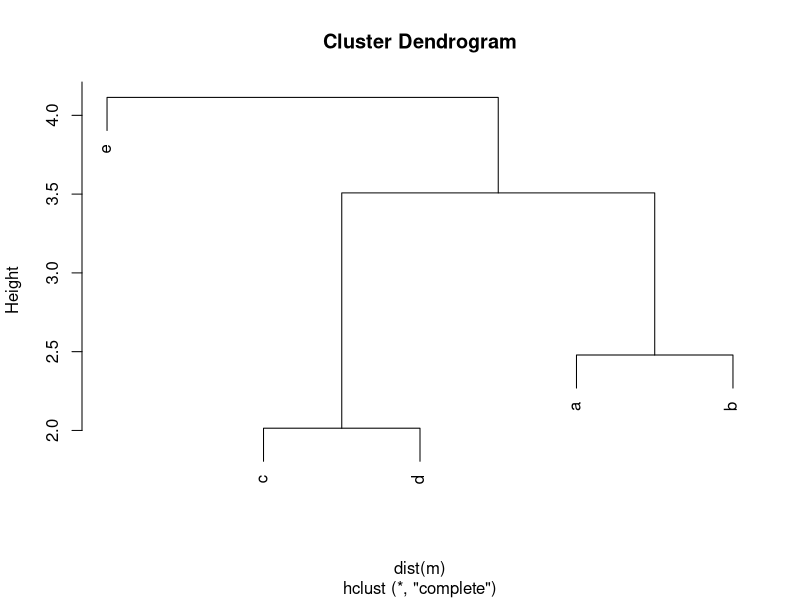
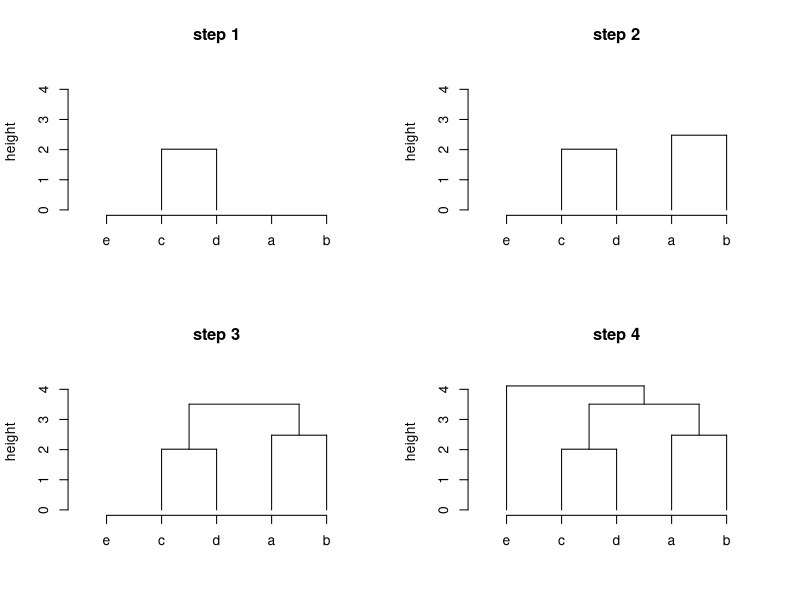
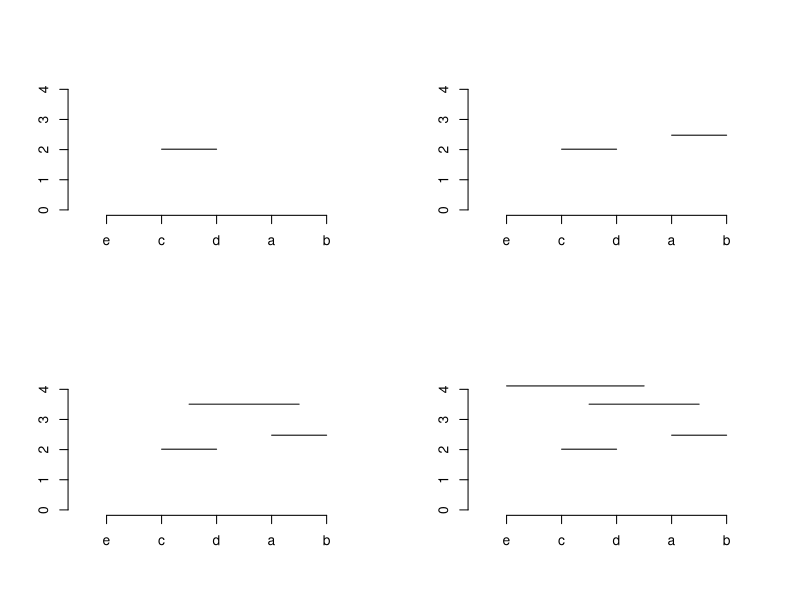
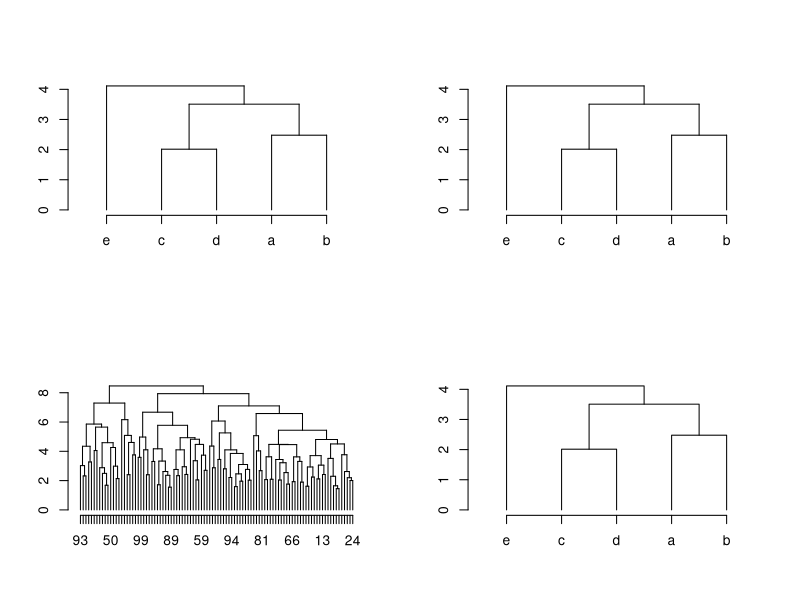
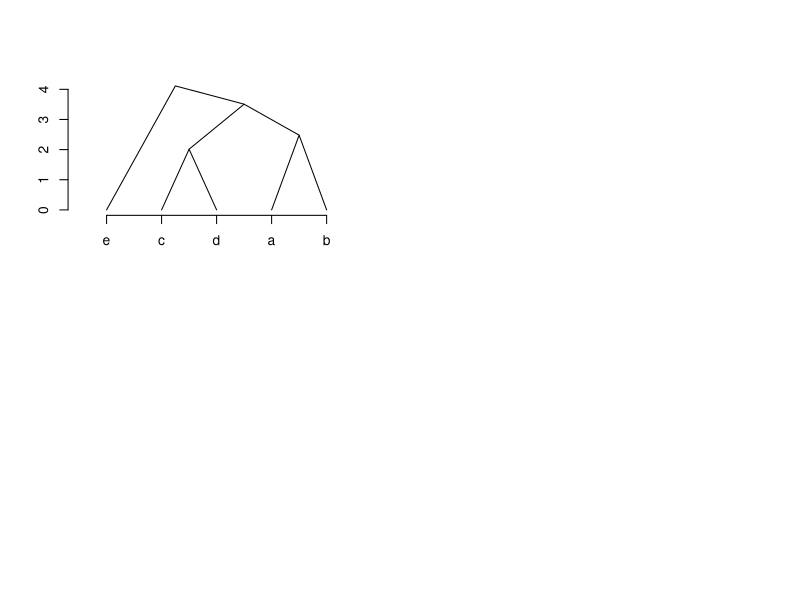

Reproduce these figures in R, in order.
## ---- chunk 1
library(knitr)
knitr::opts_chunk$set(
    error = FALSE,
    tidy  = FALSE,
    message = FALSE,
    warning = FALSE,
    fig.width = 5,
    fig.height = 5,
    fig.align = "center"
)
options("width" = 100)
## ---- chunk 2
set.seed(123456)
m = matrix(rnorm(25), 5)
rownames(m) = letters[1:5]
hc = hclust(dist(m))
## ---- chunk 3
hc
## ---- chunk 4
plot(hc)
## ---- chunk 5
str(hc)
## ---- chunk 6
hc$labels
hc$order
## ---- chunk 7
hc$order
## ---- chunk 8
hc$labels[hc$order]
## ---- chunk 9
hc$merge
hc$height
## ---- chunk 10
par(mfrow = c(2, 2))
x = order(hc$order)
midpoint = numeric(nrow(hc$merge))
plot(NULL, xlim = c(0.5, 5.5), ylim = c(0, max(hc$height)*1.1), axes = FALSE, ann = FALSE)
segments(x[3], hc$height[1], x[4], hc$height[1]); midpoint[1] = (x[3]+x[4])/2
segments(x[3], 0, x[3], hc$height[1])
segments(x[4], 0, x[4], hc$height[1])
axis(side = 1, at = 1:5, labels = hc$labels[hc$order])
axis(side = 2)
title("step 1", ylab = "height")

plot(NULL, xlim = c(0.5, 5.5), ylim = c(0, max(hc$height)*1.1), axes = FALSE, ann = FALSE)
segments(x[3], hc$height[1], x[4], hc$height[1]); midpoint[1] = (x[3]+x[4])/2
segments(x[3], 0, x[3], hc$height[1])
segments(x[4], 0, x[4], hc$height[1])
segments(x[1], hc$height[2], x[2], hc$height[2]); midpoint[2] = (x[1]+x[2])/2
segments(x[1], 0, x[1], hc$height[2])
segments(x[2], 0, x[2], hc$height[2])
axis(side = 1, at = 1:5, labels = hc$labels[hc$order])
axis(side = 2)
title("step 2", ylab = "height")

plot(NULL, xlim = c(0.5, 5.5), ylim = c(0, max(hc$height)*1.1), axes = FALSE, ann = FALSE)
segments(x[3], hc$height[1], x[4], hc$height[1]); midpoint[1] = (x[3]+x[4])/2
segments(x[3], 0, x[3], hc$height[1])
segments(x[4], 0, x[4], hc$height[1])
segments(x[1], hc$height[2], x[2], hc$height[2]); midpoint[2] = (x[1]+x[2])/2
segments(x[1], 0, x[1], hc$height[2])
segments(x[2], 0, x[2], hc$height[2])
segments(midpoint[1], hc$height[3], midpoint[2], hc$height[3]); midpoint[3] = (midpoint[1] + midpoint[2])/2
segments(midpoint[1], hc$height[1], midpoint[1], hc$height[3])
segments(midpoint[2], hc$height[2], midpoint[2], hc$height[3])
axis(side = 1, at = 1:5, labels = hc$labels[hc$order])
axis(side = 2)
title("step 3", ylab = "height")

plot(NULL, xlim = c(0.5, 5.5), ylim = c(0, max(hc$height)*1.1), axes = FALSE, ann = FALSE)
segments(x[3], hc$height[1], x[4], hc$height[1]); midpoint[1] = (x[3]+x[4])/2
segments(x[3], 0, x[3], hc$height[1])
segments(x[4], 0, x[4], hc$height[1])
segments(x[1], hc$height[2], x[2], hc$height[2]); midpoint[2] = (x[1]+x[2])/2
segments(x[1], 0, x[1], hc$height[2])
segments(x[2], 0, x[2], hc$height[2])
segments(midpoint[1], hc$height[3], midpoint[2], hc$height[3]); midpoint[3] = (midpoint[1] + midpoint[2])/2
segments(midpoint[1], hc$height[1], midpoint[1], hc$height[3])
segments(midpoint[2], hc$height[2], midpoint[2], hc$height[3])
segments(x[5], hc$height[4], midpoint[3], hc$height[4]); midpoint[4] = (x[5] + midpoint[4])/2
segments(x[5], 0, x[5], hc$height[4])
segments(midpoint[3], hc$height[3], midpoint[3], hc$height[4])
axis(side = 1, at = 1:5, labels = hc$labels[hc$order])
axis(side = 2)
title("step 4", ylab = "height")
## ---- chunk 11
hc$merge
## ---- chunk 12
hc$labels[hc$order]
## ---- chunk 13
# 1:5 is the positions on x-axis
map = structure(1:5, names = hc$labels[hc$order])
# and we use the named vector to reorder into the original order
x = map[hc$labels]
x
## ---- chunk 14
x = order(hc$order)
x
## ---- chunk 15
plot(NULL, xlim = c(0.5, 5.5), ylim = c(0, max(hc$height)*1.1), axes = FALSE, ann = FALSE)
axis(side = 1, at = 1:5, labels = hc$labels[hc$order])
axis(side = 2)

# the first row in `merge` is '[1,]   -3   -4'
segments(x[3], hc$height[1], x[4], hc$height[1])
## ---- chunk 16
plot(NULL, xlim = c(0.5, 5.5), ylim = c(0, max(hc$height)*1.1), axes = FALSE, ann = FALSE)
axis(side = 1, at = 1:5, labels = hc$labels[hc$order])
axis(side = 2)

segments(x[3], hc$height[1], x[4], hc$height[1])
# the second row in `merge` is '[2,]   -1   -2'
segments(x[1], hc$height[2], x[2], hc$height[2])
## ---- chunk 17
plot(NULL, xlim = c(0.5, 5.5), ylim = c(0, max(hc$height)*1.1), axes = FALSE, ann = FALSE)
axis(side = 1, at = 1:5, labels = hc$labels[hc$order])
axis(side = 2)

segments(x[3], hc$height[1], x[4], hc$height[1])
segments(x[1], hc$height[2], x[2], hc$height[2])

midpoint = numeric(0)
midpoint[1] = (x[3]+x[4])/2
midpoint[2] = (x[1]+x[2])/2

# the third row in `merge` is '[3,]    1    2'
segments(midpoint[1], hc$height[3], midpoint[2], hc$height[3])
## ---- chunk 18
plot(NULL, xlim = c(0.5, 5.5), ylim = c(0, max(hc$height)*1.1), axes = FALSE, ann = FALSE)
axis(side = 1, at = 1:5, labels = hc$labels[hc$order])
axis(side = 2)

segments(x[3], hc$height[1], x[4], hc$height[1])
segments(x[1], hc$height[2], x[2], hc$height[2])

midpoint = numeric(0)
midpoint[1] = (x[3]+x[4])/2
midpoint[2] = (x[1]+x[2])/2

segments(midpoint[1], hc$height[3], midpoint[2], hc$height[3])

midpoint[3] = (midpoint[1] + midpoint[2])/2
# the third row in `merge` is '[4,]   -5    3'
segments(x[5], hc$height[4], midpoint[3], hc$height[4])
## ---- chunk 19
plot(NULL, xlim = c(0.5, 5.5), ylim = c(0, max(hc$height)*1.1), axes = FALSE, ann = FALSE)
axis(side = 1, at = 1:5, labels = hc$labels[hc$order])
axis(side = 2)

segments(x[3], hc$height[1], x[4], hc$height[1])
segments(x[3], 0, x[3], hc$height[1])
segments(x[4], 0, x[4], hc$height[1])

segments(x[1], hc$height[2], x[2], hc$height[2])
segments(x[1], 0, x[1], hc$height[2])
segments(x[2], 0, x[2], hc$height[2])

midpoint = numeric(0)
midpoint[1] = (x[3]+x[4])/2
midpoint[2] = (x[1]+x[2])/2

segments(midpoint[1], hc$height[3], midpoint[2], hc$height[3])
segments(midpoint[1], hc$height[3], midpoint[1], hc$height[1])
segments(midpoint[2], hc$height[3], midpoint[2], hc$height[2])

midpoint[3] = (midpoint[1] + midpoint[2])/2
segments(x[5], hc$height[4], midpoint[3], hc$height[4])
segments(midpoint[3], hc$height[4], midpoint[3], hc$height[3])
segments(x[5], 0, x[5], hc$height[4])
## ---- chunk 20
plot_hc = function(hc) {
    x = order(hc$order)
    nobs = length(x)

    if(length(hc$labels) == 0) {
        hc$labels = as.character(seq_along(hc$order))
    }

    plot(NULL, xlim = c(0.5, nobs + 0.5), ylim = c(0, max(hc$height)*1.1), axes = FALSE, ann = FALSE)
    axis(side = 1, at = 1:nobs, labels = hc$labels[hc$order])
    axis(side = 2)
        
    merge = hc$merge
    order = hc$order
    nr = nrow(merge)
    midpoint = numeric(nr)

    for(i in seq_len(nr)) {
        child1 = merge[i, 1]
        child2 = merge[i, 2]

        if(child1 < 0 && child2 < 0) { # both are leaves
            segments(x[ -child1 ], 
                     hc$height[i],
                     x[ -child2 ], 
                     hc$height[i])
            midpoint[i] = (x[ -child1 ] + x[ -child2 ])/2
            segments(x[ -child1 ], hc$height[i], x[ -child1 ], 0)
            segments(x[ -child2 ], hc$height[i], x[ -child2 ], 0)
        } else if(child1 < 0 && child2 > 0) {
            segments(x[ -child1 ], 
                     hc$height[i],
                     midpoint[ child2 ], 
                     hc$height[i])
            midpoint[i] = (x[ -child1 ] + midpoint[ child2 ])/2
            segments(x[ -child1 ], hc$height[i], x[ -child1 ], 0)
            segments(midpoint[ child2 ], hc$height[i], midpoint[ child2 ], hc$height[ child2 ])
        } else if(merge[i, 1] > 0 && merge[i, 2] < 0) {
            segments(midpoint[ child1 ], 
                     hc$height[i],
                     x[ -child2 ], 
                     hc$height[i])
            midpoint[i] = (midpoint[ child1 ] + x[ -child2 ])/2
            segments(midpoint[ child1 ], hc$height[i], midpoint[ child1 ], hc$height[ child1 ])
            segments(x[ -child2 ], hc$height[i], x[ -child2 ], 0)
        } else {
            segments(midpoint[ child1 ], 
                     hc$height[i],
                     midpoint[ child2 ], 
                     hc$height[i])
            midpoint[i] = (midpoint[ child1 ] + midpoint[ child2 ])/2
            segments(midpoint[ child1 ], hc$height[i], midpoint[ child1 ], hc$height[ child1 ])
            segments(midpoint[ child2 ], hc$height[i], midpoint[ child2 ], hc$height[ child2 ])
        }
    }
}
## ---- chunk 21
plot_hc(hc)
## ---- chunk 22
m2 = matrix(rnorm(1000), nrow = 100)
hc2 = hclust(dist(m2))
plot_hc(hc2)
## ---- chunk 23
plot_hc = function(hc) {
    x = order(hc$order)
    nobs = length(x)

    if(length(hc$labels) == 0) {
        hc$labels = as.character(seq_along(hc$order))
    }

    plot(NULL, xlim = c(0.5, nobs + 0.5), ylim = c(0, max(hc$height)*1.1), axes = FALSE, ann = FALSE)
    axis(side = 1, at = 1:nobs, labels = hc$labels[hc$order])
    axis(side = 2)
            
    merge = hc$merge
    order = hc$order
    height = hc$height
    nr = nrow(merge)
    midpoint = numeric(nr)

    for(i in seq_len(nr)) {
        child1 = merge[i, 1]
        child2 = merge[i, 2]

        if(child1 < 0 && child2 < 0) { # both are leaves
            midpoint[i] = (x[ -child1 ] + x[ -child2 ])/2
            parent_children_connections(
                x[-child1], 0,
                midpoint[i], height[i],
                x[-child2], 0
            )
        } else if(child1 < 0 && child2 > 0) {
            midpoint[i] = (x[ -child1 ] + midpoint[ child2 ])/2
            parent_children_connections(
                x[-child1], 0,
                midpoint[i], height[i],
                midpoint[child2], height[child2]
            )
        } else if(child1 > 0 && child2 < 0) {
            midpoint[i] = (midpoint[ child1 ] + x[ -child2 ])/2
            parent_children_connections(
                midpoint[child1], height[child1],
                midpoint[i], height[i],
                x[-child2], 0
            )
        } else {
            midpoint[i] = (midpoint[ child1 ] + midpoint[ child2 ])/2
            parent_children_connections(
                midpoint[child1], height[child1],
                midpoint[i], height[i],
                midpoint[child2], height[child2]
            )
        }
    }
}
## ---- chunk 24
parent_children_connections = function(left_x, left_y, top_x, top_y, right_x, right_y) {
    lines(c(left_x, left_x, right_x, right_x),
          c(left_y, top_y, top_y, right_y))
}
plot_hc(hc)
## ---- chunk 25
parent_children_connections = function(left_x, left_y, top_x, top_y, right_x, right_y) {
    lines(c(left_x, top_x, right_x),
          c(left_y, top_y, right_y))
}
plot_hc(hc)
